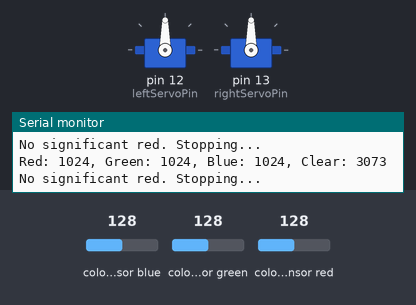
The sketch below on a simulated Arduino Uno, built with avr-gcc and run on an emulated ATmega328P. Parts: 2 × servo, the last lines printed to the serial monitor. The test bench sets the inputs (shaded band); at power-on: colour sensor red 128, colour sensor blue 128, colour sensor green 128.

Above: at 5.2 s.
5.3 s: colour sensor red set to 131
At 6.5 s:
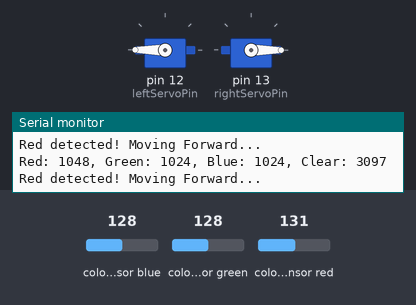
7.7 s: colour sensor blue set to 134
At 8.4 s:
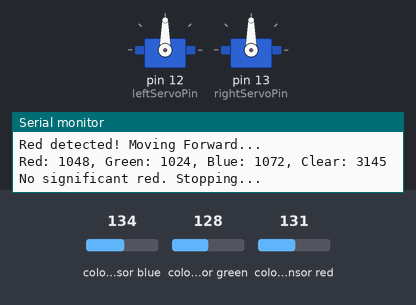
9.4 s: colour sensor blue set to 5
At 10.5 s:
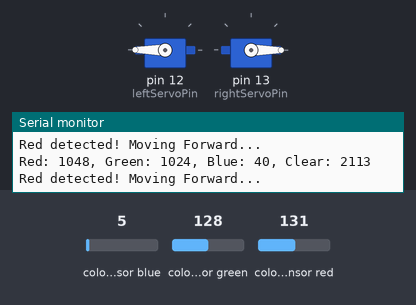
Timing chart, 0 to 12.4 s (numbered marks = the images above; inputs shaded):
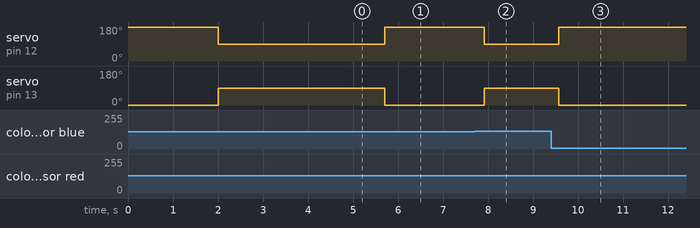

Measured:
- the behaviour switches between 128 and 129 on colour sensor red (found by bisection; images 0 and 1)
- the behaviour switches between 130 and 131 on colour sensor blue (found by bisection; images 1 and 2)
- after the input at 5.3 s, servo on pin 12 (leftServoPin): 90° → 180° after 0.41 s; servo on pin 13 (rightServoPin): 90° → 0° after 0.41 s
- after the input at 7.7 s, servo on pin 12 (leftServoPin): 180° → 90° after 0.22 s; servo on pin 13 (rightServoPin): 0° → 90° after 0.22 s
- after the input at 9.4 s, servo on pin 12 (leftServoPin): 90° → 180° after 0.17 s; servo on pin 13 (rightServoPin): 90° → 0° after 0.17 s

The sketch:

lightmove.ino
```cpp
#include <Servo.h>
#include "Adafruit_APDS9960.h"

// Servo objects and pins
Servo leftServo;
Servo rightServo;
const int leftServoPin = 12;
const int rightServoPin = 13;

// Color sensor object
Adafruit_APDS9960 apds;

void setup() {
  // Attach servos to their pins
  leftServo.attach(leftServoPin);
  rightServo.attach(rightServoPin);

  // Start serial communication (using 115200 to match the sensor code)
  Serial.begin(115200);

  // Initialize the color sensor
  if (!apds.begin()) {
    Serial.println("Failed to initialize device! Please check your wiring.");
    while (1); // Halt if sensor fails
  } else {
    Serial.println("Device initialized!");
  }

  // Enable color sensing mode
  apds.enableColor(true);

  // Brief initial test: move forward for 2 seconds then stop
  Serial.println("Moving Forward...");
  leftServo.write(180);  // Left servo full speed forward
  rightServo.write(0);   // Right servo full speed forward
  delay(2000);

  Serial.println("Stopping...");
  leftServo.write(90);   // Stop left servo (90 is typically neutral for continuous rotation servos)
  rightServo.write(90);  // Stop right servo
  delay(2000);
}

void loop() {
  // Variables to store color data
  uint16_t r, g, b, c;

  // Wait for color data to be ready
  while (!apds.colorDataReady()) {
    delay(5);
  }

  // Get the color data
  apds.getColorData(&r, &g, &b, &c);

  // Print the color values for debugging
  Serial.print("Red: ");
  Serial.print(r);
  Serial.print(", Green: ");
  Serial.print(g);
  Serial.print(", Blue: ");
  Serial.print(b);
  Serial.print(", Clear: ");
  Serial.println(c);

  // Define a threshold for red detection (adjust as needed)
  const uint16_t redThreshold = 1000;

  // Move forward if red is dominant (above threshold)
  if (r > redThreshold && r > g && r > b) {  // Ensures red is the strongest color
    Serial.println("Red detected! Moving Forward...");
    leftServo.write(180);  // Full speed forward
    rightServo.write(0);   // Full speed forward
  } else {
    Serial.println("No significant red. Stopping...");
    leftServo.write(90);   // Stop
    rightServo.write(90);  // Stop
  }

  delay(500);  // Delay to avoid overwhelming the serial output and servo commands
}
```
